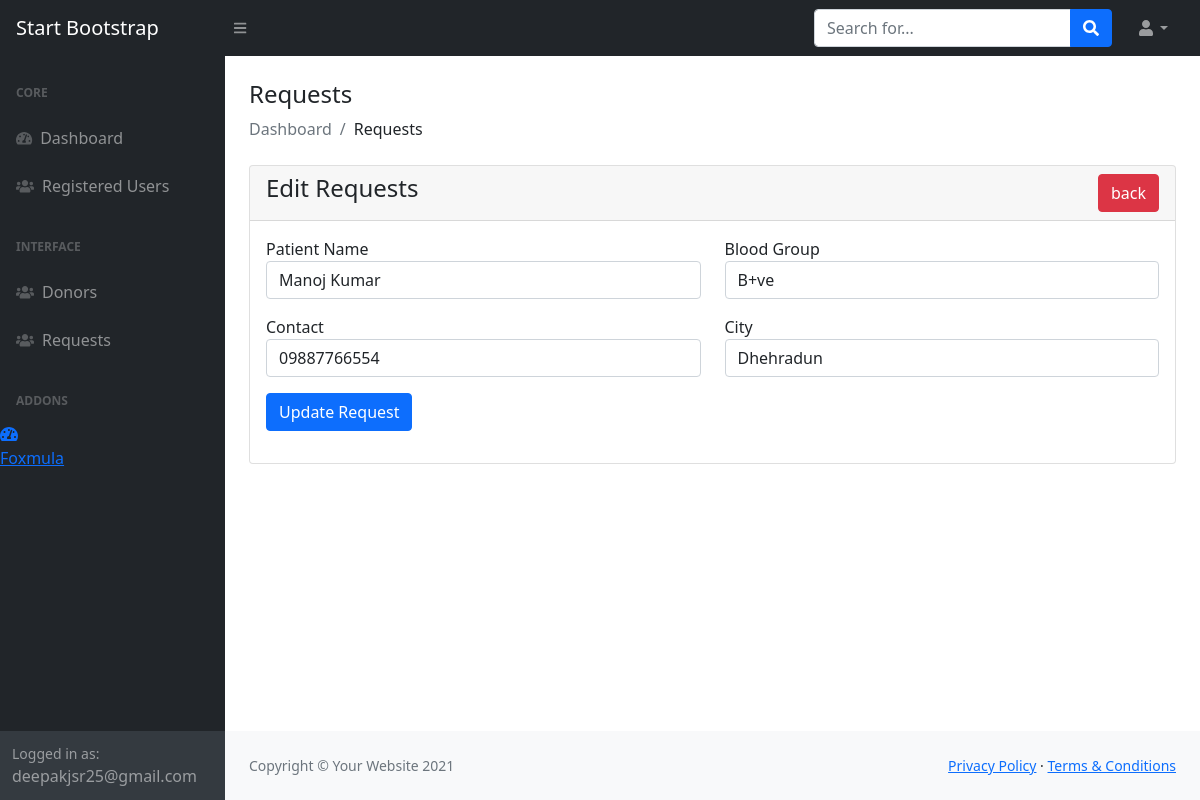
Screenshot of /admin/edit-requests.php?id=1 (signed in) with the database file from the repository.
### tables this page shows
CREATE TABLE `needed` (
  `id` int(20) NOT NULL,
  `patient_name` varchar(255) NOT NULL,
  `required_blood_group` varchar(255) NOT NULL,
  `contact` varchar(255) NOT NULL,
  `city` varchar(255) NOT NULL
);

### admin/edit-requests.php (the view, shortened to what this page needs)
<?php
include('authentication.php');
include('includes/header.php');
?>
<div class="container-fluid px-4">
    <h4 class="mt-4">Requests</h4>
    <ol class="breadcrumb mb-4">
        <li class="breadcrumb-item active">Dashboard</li>
        <li class="breadcrumb-item">Requests</li>
    </ol>
    <div class="row">
        <div class="col-md-12">
            <div class="card">
                <div class="card-header">
                    <h4>Edit Requests
                    <a href="view-requests.php" class="btn btn-danger float-end">back</a>
                    </h4>
                </div>
                <div class="card-body">
                    <?php
                    if (isset($_GET['id'])) {
                        $user_id = $_GET['id'];
                        $users = "SELECT * FROM needed WHERE id='$user_id' ";
                        $users_run = mysqli_query($conn, $users);
                        if (mysqli_num_rows($users_run) > 0) {
                            foreach ($users_run as $user) {
                    ?>
                                <form action="update-request.php" method="POST">
                                    <div class="row">
                                        <div class="col-md-6 mb-3">
                                            <label for="">Patient Name</label>
                                            <input type="text" name="patient_name" value="<?= $user['patient_name']; ?>" class="form-control">
                                        </div>
                                        <div class="col-md-6 mb-3">
                                            <label for="">Blood Group</label>
                                            <input type="text" name="blood_group" value="<?= $user['required_blood_group']; ?>" class="form-control">
                                        </div>
                                        <div class="col-md-6 mb-3">
                                            <label for="">Contact</label>
                                            <input type="text" name="contact" value="<?= $user['contact']; ?>" class="form-control">
                                        </div>
                                        <div class="col-md-6 mb-3">
                                            <label for="">City</label>
                                            <input type="text" name="city" value="<?= $user['city']; ?>" class="form-control">
                                        </div>
                                        <div class="col-md-12 mb-3">
                                            <button type="submit" name="update_request" class="btn btn-primary">Update Request</button>
                                        </div>
                                    </div>
                                </form>
                            <?php
                            }
                        } else {
                            ?>
                            <h4>No Record Found</h4>
                    <?php
                        }
                    }
                    ?>
                </div>
            </div>
        </div>
    </div>
    <?php
    include('includes/footer.php');
    include('includes/scripts.php');
    ?>

### rows the page displays
needed: patient_name "Manoj Kumar", blood_group "B+ve", contact "09887766554", city "Dhehradun"

### other values shown
$_SESSION['auth_user']['user_name'] "deepakjsr25@gmail.com"
